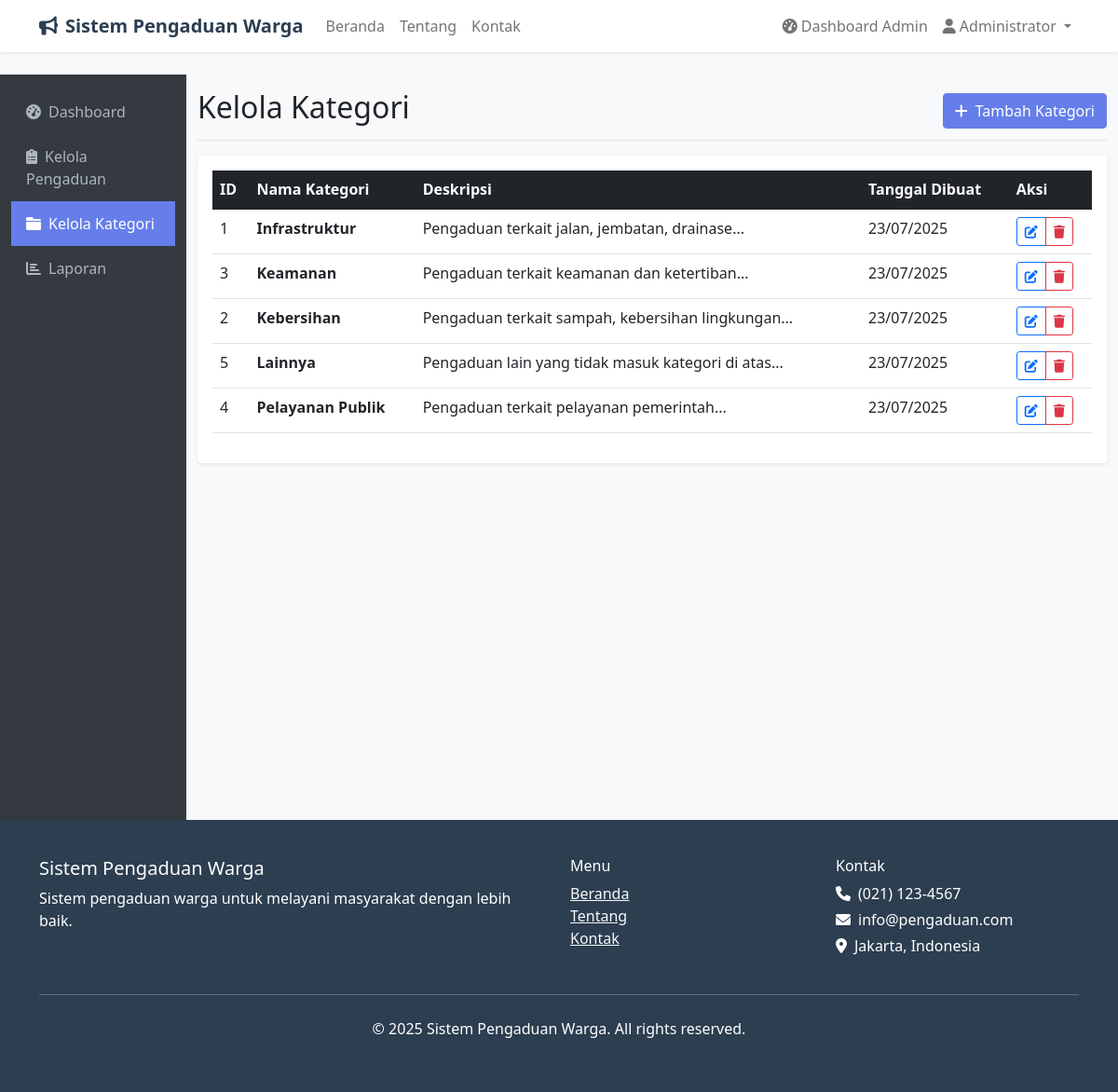
Page /public/admin/categories (signed in) on the committed database.
### tables this page shows
CREATE TABLE categories (
    id INT AUTO_INCREMENT PRIMARY KEY,
    name VARCHAR(100) NOT NULL,
    description TEXT,
    created_at TIMESTAMP DEFAULT CURRENT_TIMESTAMP
);

### app/core/Controller.php (called while the page is built, shortened)
<?php
class Controller {
    public function view($view, $data = []) {
        require_once '../app/views/' . $view . '.php';
    }
}
?>

### app/controllers/Admin.php (called while the page is built, shortened)
<?php
class Admin extends Controller {
    protected $categoryModel;
    public function __construct() {
        $this->categoryModel = $this->model('Category');
    }
    public function categories() {
        $categories = $this->categoryModel->getCategories();
        $data = [
            'title' => 'Kelola Kategori - ' . APP_NAME,
            'categories' => $categories
        ];
        $this->view('admin/categories', $data);
    }
}
?>

### app/core/App.php (called while the page is built, shortened)
<?php
class App {
    protected $method = 'index';
    public function __construct() {
        $url = $this->parseUrl();
        if ($url && isset($url[0]) && !empty($url[0])) {
            if (file_exists('../app/controllers/' . ucfirst($url[0]) . '.php')) {
                unset($url[0]);
            }
        }
        $this->controller = new $this->controller;
        if ($url && isset($url[1]) && !empty($url[1])) {
            if (method_exists($this->controller, $url[1])) {
                $this->method = $url[1];
                unset($url[1]);
            }
        }
        $this->params = $url ? array_values($url) : [];
        call_user_func_array([$this->controller, $this->method], $this->params);
    }
    public function parseUrl() {
        if (isset($_GET['url']) && !empty($_GET['url'])) {
            $url = filter_var(rtrim($_GET['url'], '/'), FILTER_SANITIZE_URL);
            return explode('/', $url);
        }
        return null;
    }
}
?>

### public/index.php (called while the page is built, shortened)
<?php
try {
    $app = new App;
} catch (Exception $e) {
    if (class_exists('Logger')) {
        Logger::error('Application Error: ' . $e->getMessage(), [
            'file' => $e->getFile(),
            'line' => $e->getLine(),
            'trace' => $e->getTraceAsString()
        ]);
    }
    if (defined('DEBUG') && DEBUG) {
        echo '<h1>Application Error</h1>';
        echo '<p><strong>Error:</strong> ' . htmlspecialchars($e->getMessage()) . '</p>';
        echo '<p><strong>File:</strong> ' . htmlspecialchars($e->getFile()) . '</p>';
        echo '<p><strong>Line:</strong> ' . $e->getLine() . '</p>';
        echo '<pre>' . htmlspecialchars($e->getTraceAsString()) . '</pre>';
    } else {
        http_response_code(500);
        if (file_exists('../app/views/errors/500.php')) {
            require_once '../app/views/errors/500.php';
        } else {
            echo '<h1>Terjadi kesalahan sistem</h1><p>Silakan coba lagi nanti.</p>';
        }
    }
}
?>

### app/config/database.php (called while the page is built, shortened)
<?php
class Database {
    private $host = DB_HOST;
    private $user = DB_USER;
    private $pass = DB_PASS;
    private $dbname = DB_NAME;
    private $dbh;
    private $stmt;
    public function __construct() {
        $dsn = 'mysql:host=' . $this->host . ';dbname=' . $this->dbname;
        $options = array(
            PDO::ATTR_PERSISTENT => true,
            PDO::ATTR_ERRMODE => PDO::ERRMODE_EXCEPTION,
            PDO::MYSQL_ATTR_INIT_COMMAND => "SET NAMES utf8"
        );
        try {
            $this->dbh = new PDO($dsn, $this->user, $this->pass, $options);
        } catch(PDOException $e) {
            $this->error = $e->getMessage();
        }
    }
    public function query($query) {
        $this->stmt = $this->dbh->prepare($query);
    }
    public function execute() {
        return $this->stmt->execute();
    }
    public function resultSet() {
        $this->execute();
        return $this->stmt->fetchAll(PDO::FETCH_OBJ);
    }
}
?>

### app/models/Category.php (called while the page is built, shortened)
<?php
class Category {
    private $db;
    public function __construct() {
        $this->db = new Database;
    }
    public function getCategories() {
        $this->db->query('SELECT * FROM categories ORDER BY name ASC');
        $results = $this->db->resultSet();
        return $results;
    }
}
?>

### app/views/admin/categories.php (the view, shortened to what this page needs)
<?php require_once '../app/views/inc/header.php'; ?>
<div class="container-fluid mt-4">
    <div class="row">
        <div class="col-md-3 col-lg-2 admin-sidebar">
            <div class="position-sticky pt-3">
                <ul class="nav flex-column">
                    <li class="nav-item">
                        <a class="nav-link" href="<?php echo BASE_URL; ?>admin">
                            <i class="fas fa-tachometer-alt me-2"></i>Dashboard
                        </a>
                    </li>
                    <li class="nav-item">
                        <a class="nav-link" href="<?php echo BASE_URL; ?>admin/complaints">
                            <i class="fas fa-clipboard-list me-2"></i>Kelola Pengaduan
                        </a>
                    </li>
                    <li class="nav-item">
                        <a class="nav-link active" href="<?php echo BASE_URL; ?>admin/categories">
                            <i class="fas fa-folder me-2"></i>Kelola Kategori
                        </a>
                    </li>
                    <li class="nav-item">
                        <a class="nav-link" href="<?php echo BASE_URL; ?>admin/reports">
                            <i class="fas fa-chart-bar me-2"></i>Laporan
                        </a>
                    </li>
                </ul>
            </div>
        </div>
        <div class="col-md-9 col-lg-10">
            <div class="d-flex justify-content-between flex-wrap flex-md-nowrap align-items-center pt-3 pb-2 mb-3 border-bottom">
                <h1 class="h2">Kelola Kategori</h1>
                <a href="<?php echo BASE_URL; ?>admin/addCategory" class="btn btn-primary">
                    <i class="fas fa-plus me-2"></i>Tambah Kategori
                </a>
            </div>
            <?php if (empty($data['categories'])) : ?>
                <div class="card">
                    <div class="card-body text-center py-5">
                        <i class="fas fa-folder-open fa-4x text-muted mb-4"></i>
                        <h4 class="text-muted">Belum Ada Kategori</h4>
                        <p class="text-muted mb-4">Belum ada kategori yang dibuat. Tambahkan kategori pertama untuk mengorganisir pengaduan.</p>
                        <a href="<?php echo BASE_URL; ?>admin/addCategory" class="btn btn-primary">
                            <i class="fas fa-plus me-2"></i>Tambah Kategori Pertama
                        </a>
                    </div>
                </div>
            <?php else : ?>
                <div class="card">
                    <div class="card-body">
                        <div class="table-responsive">
                            <table class="table table-hover">
                                <thead class="table-dark">
                                    <tr>
                                        <th>ID</th>
                                        <th>Nama Kategori</th>
                                        <th>Deskripsi</th>
                                        <th>Tanggal Dibuat</th>
                                        <th>Aksi</th>
                                    </tr>
                                </thead>
                                <tbody>
                                    <?php foreach ($data['categories'] as $category) : ?>
                                        <tr>
                                            <td><?php echo $category->id; ?></td>
                                            <td>
                                                <strong><?php echo $category->name; ?></strong>
                                            </td>
                                            <td><?php echo substr($category->description, 0, 100) . '...'; ?></td>
                                            <td><?php echo date('d/m/Y', strtotime($category->created_at)); ?></td>
                                            <td>
                                                <div class="btn-group" role="group">
                                                    <a href="<?php echo BASE_URL; ?>admin/editCategory/<?php echo $category->id; ?>"
                                                       class="btn btn-sm btn-outline-primary"
                                                       data-bs-toggle="tooltip"
                                                       title="Edit Kategori">
                                                        <i class="fas fa-edit"></i>
                                                    </a>
                                                    <a href="<?php echo BASE_URL; ?>admin/deleteCategory/<?php echo $category->id; ?>"
                                                       class="btn btn-sm btn-outline-danger"
                                                       data-bs-toggle="tooltip"
                                                       title="Hapus Kategori"
                                                       onclick="return confirmDelete('Apakah Anda yakin ingin menghapus kategori ini?')">
                                                        <i class="fas fa-trash"></i>
                                                    </a>
                                                </div>
                                            </td>
                                        </tr>
                                    <?php endforeach; ?>
                                </tbody>
                            </table>
                        </div>
                    </div>
                </div>
            <?php endif; ?>
        </div>
    </div>
</div>
<?php require_once '../app/views/inc/footer.php'; ?>

### public/css/style.css (style rules this page uses)
body { font-family: 'Segoe UI', Tahoma, Geneva, Verdana, sans-serif; background-color: #f8f9fa; }
.card { border: none; box-shadow: 0 0.125rem 0.25rem rgba(0, 0, 0, 0.075); transition: all 0.3s ease; }
.btn-primary { background-color: #667eea; border-color: #667eea; }
.admin-sidebar { background-color: #343a40; min-height: 100vh; }
.admin-sidebar .nav-link { color: #adb5bd; padding: 0.75rem 1rem; }
.admin-sidebar .nav-link.active { color: #fff; background-color: #667eea; }

### rows in the picture
categories: id "1", name "Infrastruktur", description "Pengaduan terkait jalan, jembatan, drainase", created_at "23/07/2025"
categories: id "3", name "Keamanan", description "Pengaduan terkait keamanan dan ketertiban", created_at "23/07/2025"
categories: id "2", name "Kebersihan", description "Pengaduan terkait sampah, kebersihan lingkungan", created_at "23/07/2025"
categories: id "5", name "Lainnya", description "Pengaduan lain yang tidak masuk kategori di atas", created_at "23/07/2025"
categories: id "4", name "Pelayanan Publik", description "Pengaduan terkait pelayanan pemerintah", created_at "23/07/2025"

### other values in the picture
APP_NAME "Sistem Pengaduan Warga"
$_SESSION['user_name'] "Administrator"
